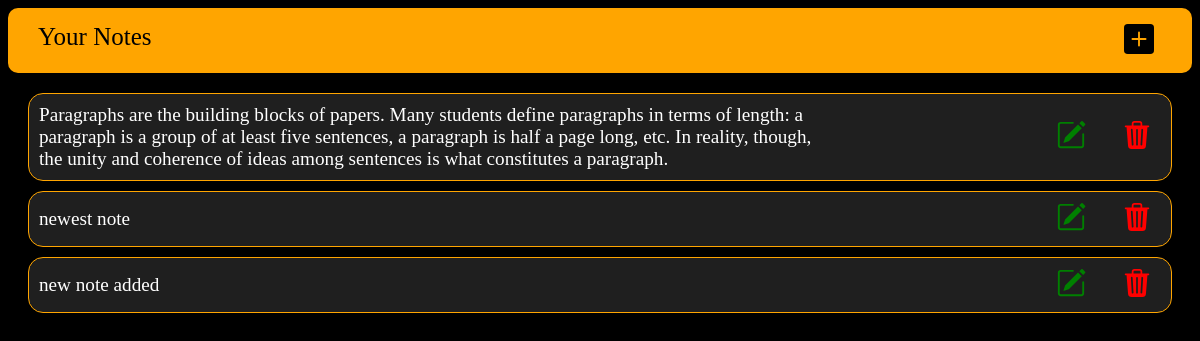
Page /notes/home/ on the earlier database version.
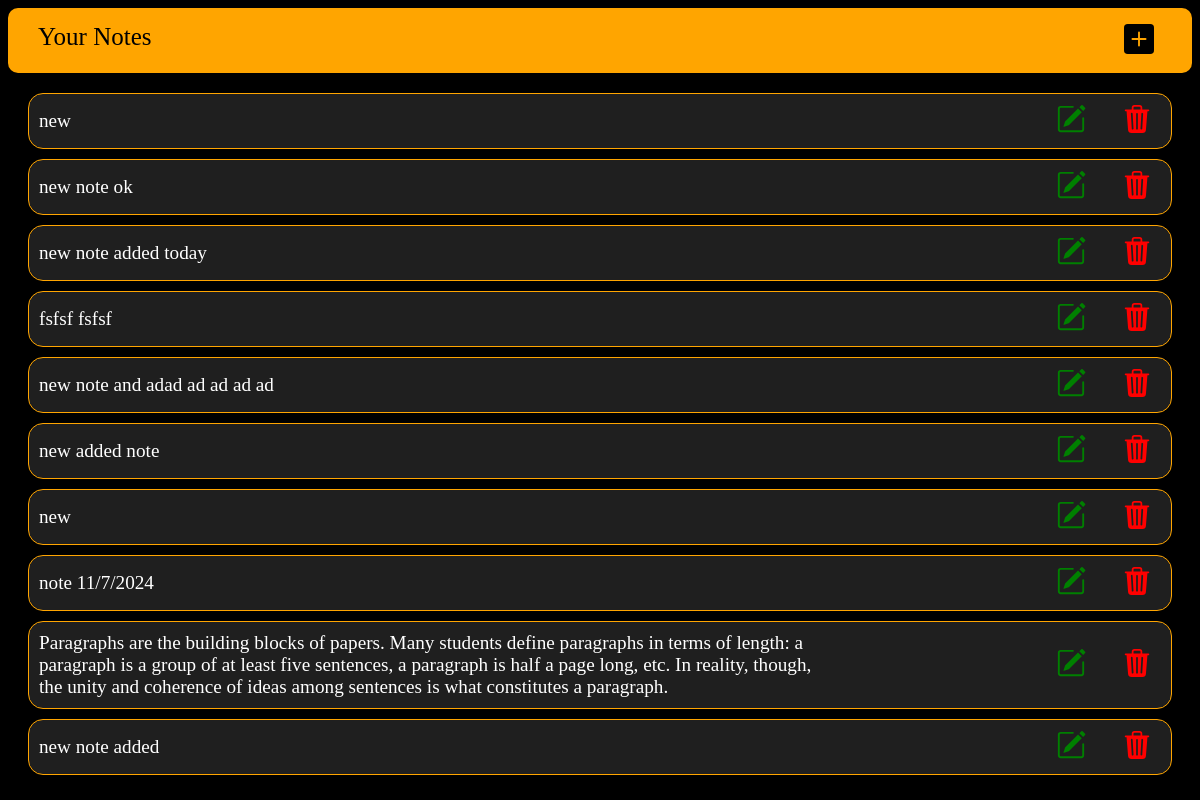
Same page on the later database version.
### NOTES/models.py (models this page shows, shortened)
class Notes(models.Model):
    user = models.ForeignKey(User, on_delete=models.CASCADE)
    note = models.TextField(blank=False)
    updated = models.DateTimeField(auto_now=True)
    class Meta:
        ordering = ['-updated']

### NOTES/views.py (the view)
# urls.py: path('home/', views.home, name='home'),
def home(req):
    notes = Notes.objects.all()
    form = NoteFrom
    data = {"notes":notes, "form":form}
    return render(req, 'home.html', data)

### NOTES/templates/home.html (shortened to what this page needs)
<!DOCTYPE html>
<html>
<head>
</head>
<body>
    <div class="mainDIV">
        <nav class="navbar">
            <a id="headline">Your Notes</a>
            <div class="rightSide">
                <button id="addingNote">
                </button>
            </div>
        </nav>
        <div>
            {% for n in notes %}
            <div class="note">
                <div class="note-text">
                    {{n.note}}
                </div>
                <div style="align-content: center;">
                    <a href="{% url 'editNote' n.id %}" title="Edit" id="editNote" style="text-decoration: none;">
                    </a>
                    <button data-id="{{ n.id }}" class="deleteNote bbtn">
                </div>
            </div>
            {% endfor %}
        </div>
    </div>
</body>
</html>

Differences in the rows shown:
removed Notes: note "newest note"
added Notes: note "new"
added Notes: note "new note ok"
added Notes: note "new note added today"
added Notes: note "fsfsf fsfsf"
added Notes: note "new note and adad ad ad ad ad"
added Notes: note "new added note"
added Notes: note "new"
added Notes: note "note 11/7/2024"
